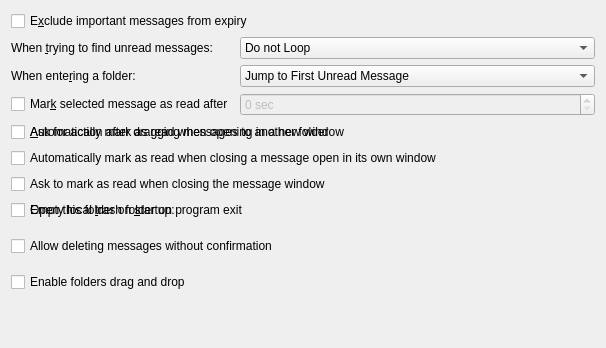
<?xml version="1.0" encoding="UTF-8"?>
<ui version="4.0">
 <class>MiscMainTab</class>
 <widget class="QWidget" name="MiscMainTab">
  <property name="geometry">
   <rect>
    <x>0</x>
    <y>0</y>
    <width>606</width>
    <height>348</height>
   </rect>
  </property>
  <layout class="QVBoxLayout" name="verticalLayout">
   <item>
    <layout class="QGridLayout" name="gridLayout">
     <item row="4" column="0" colspan="2">
      <widget class="QCheckBox" name="kcfg_ShowPopupAfterDnD">
       <property name="text">
        <string>&amp;Ask for action after dragging messages to another folder</string>
       </property>
      </widget>
     </item>
     <item row="7" column="0" colspan="2">
      <widget class="QCheckBox" name="kcfg_EmptyTrashOnExit">
       <property name="text">
        <string>Empty local &amp;trash folder on program exit</string>
       </property>
      </widget>
     </item>
     <item row="1" column="0">
      <widget class="QLabel" name="mLoopLabel">
       <property name="sizePolicy">
        <sizepolicy hsizetype="Maximum" vsizetype="Preferred">
         <horstretch>1</horstretch>
         <verstretch>0</verstretch>
        </sizepolicy>
       </property>
       <property name="text">
        <string comment="to be continued with &quot;do not loop&quot;, &quot;loop in current folder&quot;, and &quot;loop in all folders&quot;">When &amp;trying to find unread messages:</string>
       </property>
       <property name="buddy">
        <cstring>kcfg_LoopOnGotoUnread</cstring>
       </property>
      </widget>
     </item>
     <item row="7" column="1">
      <widget class="QWidget" name="mOnStartupOpenFolder" native="true"/>
     </item>
     <item row="8" column="0" colspan="2">
      <spacer name="verticalSpacer">
       <property name="orientation">
        <enum>Qt::Vertical</enum>
       </property>
       <property name="sizeHint" stdset="0">
        <size>
         <width>20</width>
         <height>40</height>
        </size>
       </property>
      </spacer>
     </item>
     <item row="2" column="0">
      <widget class="QLabel" name="mEnterFolderLabel">
       <property name="sizePolicy">
        <sizepolicy hsizetype="Preferred" vsizetype="Preferred">
         <horstretch>1</horstretch>
         <verstretch>0</verstretch>
        </sizepolicy>
       </property>
       <property name="text">
        <string comment="to be continued with &quot;jump to first new message&quot;, &quot;jump to first unread or new message&quot;, and &quot;jump to last selected message&quot;">When ente&amp;ring a folder:</string>
       </property>
       <property name="buddy">
        <cstring>kcfg_ActionEnterFolder</cstring>
       </property>
      </widget>
     </item>
     <item row="0" column="0" colspan="2">
      <widget class="QCheckBox" name="kcfg_ExcludeImportantMailFromExpiry">
       <property name="text">
        <string>E&amp;xclude important messages from expiry</string>
       </property>
      </widget>
     </item>
     <item row="2" column="1">
      <widget class="QComboBox" name="kcfg_ActionEnterFolder">
       <item>
        <property name="text">
         <string>Jump to First Unread Message</string>
        </property>
       </item>
       <item>
        <property name="text">
         <string>Jump to Last Selected Message</string>
        </property>
       </item>
       <item>
        <property name="text">
         <string>Jump to Newest Message</string>
        </property>
       </item>
       <item>
        <property name="text">
         <string>Jump to Oldest Message</string>
        </property>
       </item>
      </widget>
     </item>
     <item row="3" column="0">
      <widget class="QCheckBox" name="mDelayedMarkAsRead">
       <property name="sizePolicy">
        <sizepolicy hsizetype="Minimum" vsizetype="Fixed">
         <horstretch>1</horstretch>
         <verstretch>0</verstretch>
        </sizepolicy>
       </property>
       <property name="text">
        <string>Mar&amp;k selected message as read after</string>
       </property>
      </widget>
     </item>
     <item row="1" column="1">
      <widget class="QComboBox" name="kcfg_LoopOnGotoUnread">
       <property name="sizePolicy">
        <sizepolicy hsizetype="Expanding" vsizetype="Fixed">
         <horstretch>0</horstretch>
         <verstretch>0</verstretch>
        </sizepolicy>
       </property>
       <property name="whatsThis">
        <string comment="what's this help">&lt;!DOCTYPE HTML PUBLIC &quot;-//W3C//DTD HTML 4.0//EN&quot; &quot;https://www.w3.org/TR/REC-html40/strict.dtd&quot;&gt;
&lt;html&gt;&lt;head&gt;&lt;meta name=&quot;qrichtext&quot; content=&quot;1&quot; /&gt;&lt;style type=&quot;text/css&quot;&gt;
p, li { white-space: pre-wrap; }
&lt;/style&gt;&lt;/head&gt;&lt;body style=&quot; font-family:'Sans Serif'; font-size:10pt; font-weight:400; font-style:normal;&quot;&gt;
&lt;p style=&quot; margin-top:12px; margin-bottom:12px; margin-left:0px; margin-right:0px; -qt-block-indent:0; text-indent:0px;&quot;&gt;When jumping to the next unread message, it may occur that no more unread messages are below the current message.&lt;/p&gt;
&lt;p style=&quot; margin-top:12px; margin-bottom:12px; margin-left:0px; margin-right:0px; -qt-block-indent:0; text-indent:0px;&quot;&gt;&lt;span style=&quot; font-weight:600;&quot;&gt;Do not loop:&lt;/span&gt; The search will stop at the last message in the current folder.&lt;/p&gt;
&lt;p style=&quot; margin-top:12px; margin-bottom:12px; margin-left:0px; margin-right:0px; -qt-block-indent:0; text-indent:0px;&quot;&gt;&lt;span style=&quot; font-weight:600;&quot;&gt;Loop in current folder:&lt;/span&gt; The search will continue at the top of the message list, but not go to another folder.&lt;/p&gt;
&lt;p style=&quot; margin-top:12px; margin-bottom:12px; margin-left:0px; margin-right:0px; -qt-block-indent:0; text-indent:0px;&quot;&gt;&lt;span style=&quot; font-weight:600;&quot;&gt;Loop in all folders:&lt;/span&gt; The search will continue at the top of the message list. If no unread messages are found it will then continue to the next folder.&lt;/p&gt;
&lt;p style=&quot; margin-top:12px; margin-bottom:12px; margin-left:0px; margin-right:0px; -qt-block-indent:0; text-indent:0px;&quot;&gt;Similarly, when searching for the previous unread message, the search will start from the bottom of the message list and continue to the previous folder depending on which option is selected.&lt;/p&gt;
&lt;p style=&quot; margin-top:12px; margin-bottom:12px; margin-left:0px; margin-right:0px; -qt-block-indent:0; text-indent:0px;&quot;&gt;&lt;span style=&quot; font-weight:600;&quot;&gt;Loop in all marked folders: &lt;/span&gt;This is the same as &quot;Loop in all folders&quot; except that only folders are taken into account which have been marked with the folder property &quot;Act on new/unread mail in this folder&quot;.&lt;/p&gt;&lt;/body&gt;&lt;/html&gt;</string>
       </property>
       <item>
        <property name="text">
         <string>Do not Loop</string>
        </property>
       </item>
       <item>
        <property name="text">
         <string>Loop in Current Folder</string>
        </property>
       </item>
       <item>
        <property name="text">
         <string>Loop in All Folders</string>
        </property>
       </item>
       <item>
        <property name="text">
         <string>Loop in All Marked Folders</string>
        </property>
       </item>
      </widget>
     </item>
     <item row="3" column="1">
      <widget class="QSpinBox" name="mDelayedMarkTime">
       <property name="enabled">
        <bool>false</bool>
       </property>
       <property name="suffix">
        <string> sec</string>
       </property>
       <property name="maximum">
        <number>60</number>
       </property>
      </widget>
     </item>
     <item row="4" column="0" colspan="2">
      <widget class="QCheckBox" name="kcfg_MarkAsReadOnOpen">
       <property name="text">
        <string>Automatically mark as read when opening in a new window</string>
       </property>
      </widget>
     </item>
     <item row="5" column="0" colspan="2">
      <widget class="QCheckBox" name="kcfg_MarkAsReadOnClose">
       <property name="text">
        <string>Automatically mark as read when closing a message open in its own window</string>
       </property>
      </widget>
     </item>
     <item row="6" column="0" colspan="2">
      <widget class="QCheckBox" name="kcfg_AskToMarkAsReadOnClose">
       <property name="text">
        <string>Ask to mark as read when closing the message window</string>
       </property>
      </widget>
     </item>
     <item row="7" column="0">
      <widget class="QCheckBox" name="kcfg_StartSpecificFolderAtStartup">
       <property name="sizePolicy">
        <sizepolicy hsizetype="Preferred" vsizetype="Preferred">
         <horstretch>1</horstretch>
         <verstretch>0</verstretch>
        </sizepolicy>
       </property>
       <property name="text">
        <string>Open this folder on &amp;startup:</string>
       </property>
      </widget>
     </item>
     <item row="8" column="0" colspan="2">
      <widget class="QCheckBox" name="kcfg_DeleteMessageWithoutConfirmation">
       <property name="text">
        <string>Allow deleting messages without confirmation</string>
       </property>
      </widget>
     </item>
     <item row="9" column="0">
      <widget class="QCheckBox" name="kcfg_EnableFolderDnD">
       <property name="text">
        <string>Enable folders drag and drop</string>
       </property>
      </widget>
     </item>
    </layout>
   </item>
   <item>
    <spacer name="verticalSpacer">
     <property name="orientation">
      <enum>Qt::Vertical</enum>
     </property>
     <property name="sizeHint" stdset="0">
      <size>
       <width>20</width>
       <height>0</height>
      </size>
     </property>
    </spacer>
   </item>
  </layout>
 </widget>
 <resources/>
 <connections/>
</ui>
